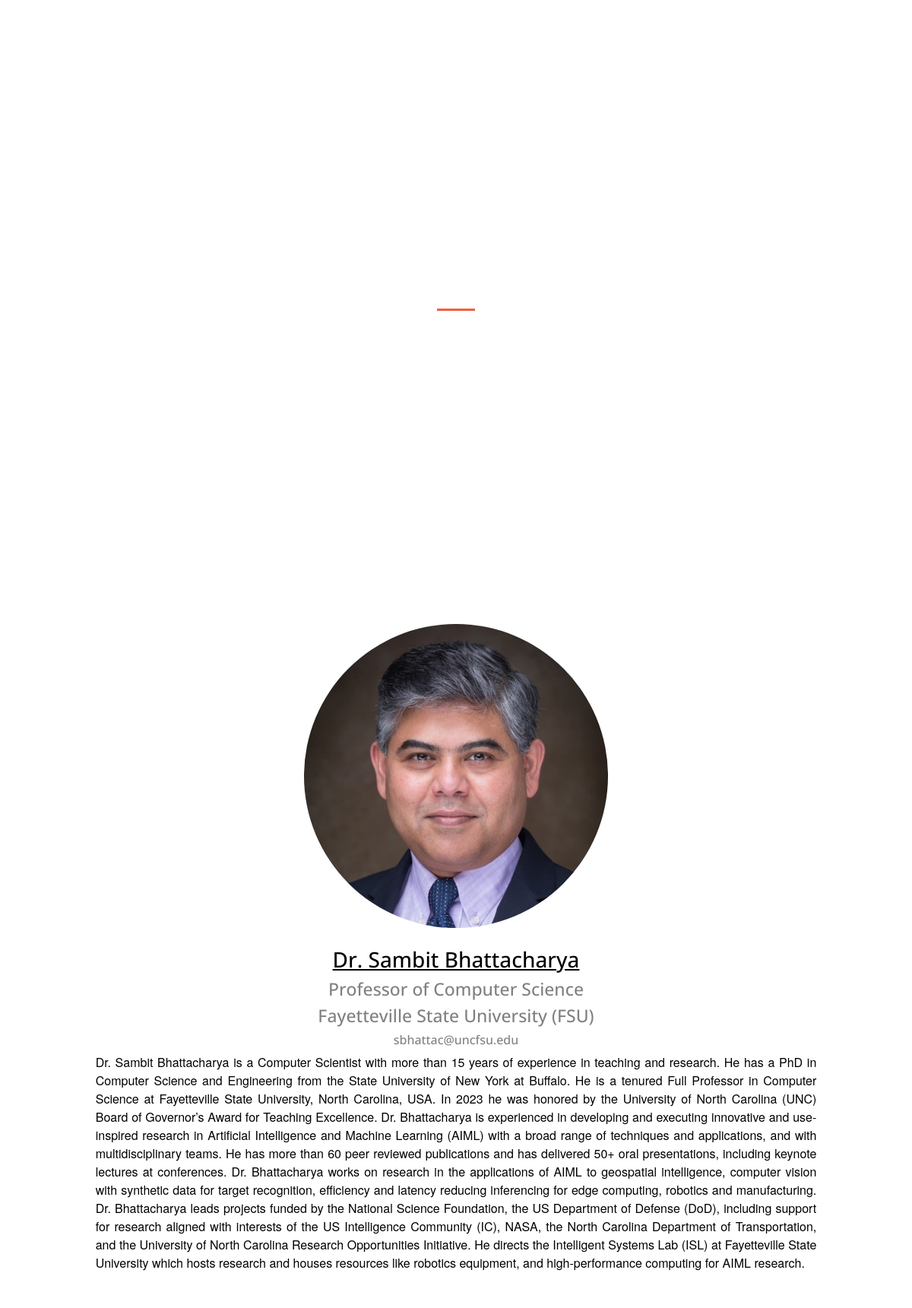
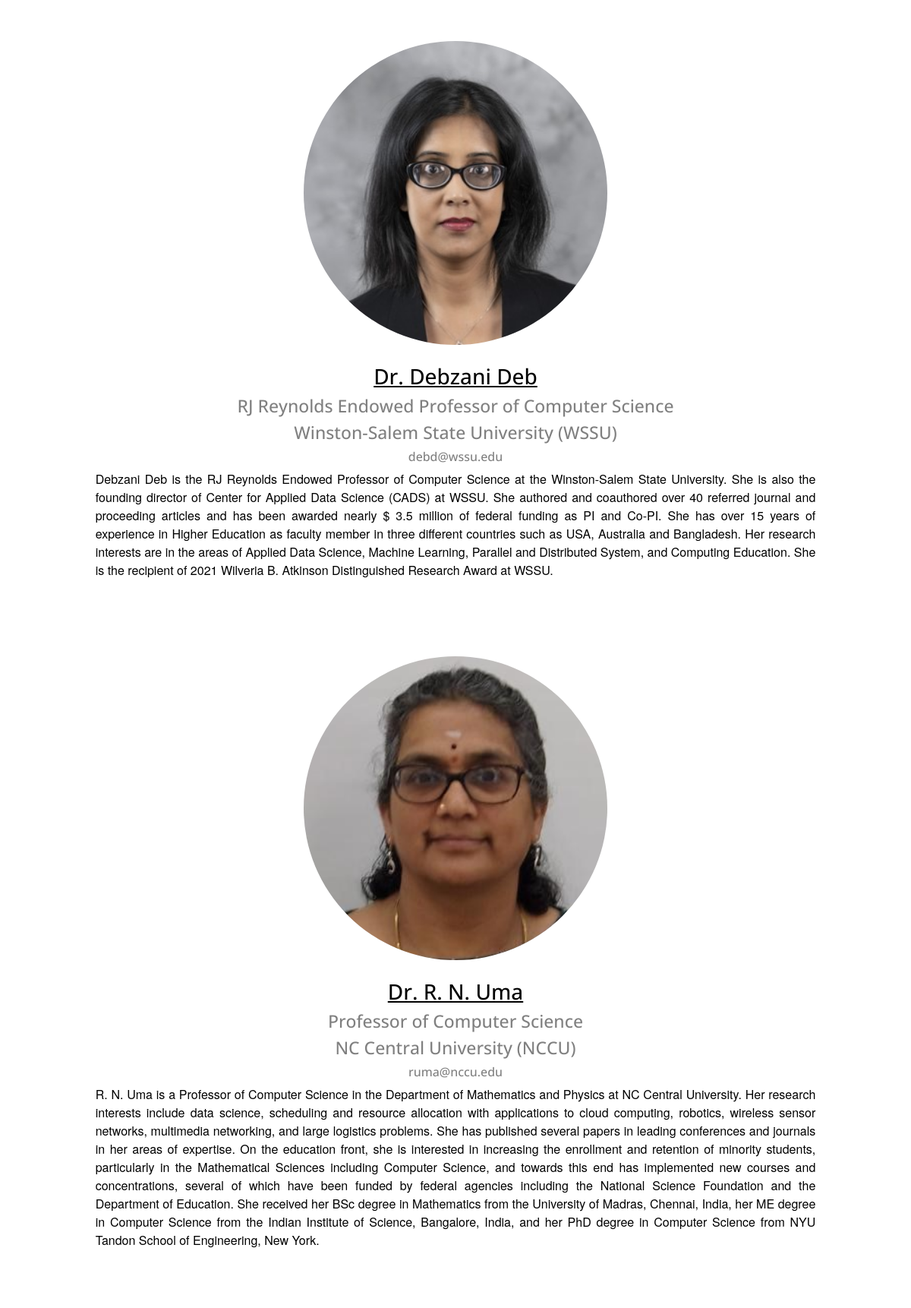
Screenshot of /faculty (upper part) with the database file from the repository (2 pictures, top to bottom).
### tables this page shows
CREATE TABLE "faculty" (
	"FID"	INTEGER NOT NULL UNIQUE,
	"name"	TEXT NOT NULL,
	"title"	TEXT NOT NULL,
	"school"	TEXT NOT NULL,
	"email"	TEXT NOT NULL,
	"bio"	TEXT NOT NULL,
	"image"	TEXT,
	"link"	TEXT,
	PRIMARY KEY("FID" AUTOINCREMENT)
);

### flask_app.py (the view)
@app.route('/faculty')
def faculty():
    faculty = facultyPopulate()
    if user_device_type == "mobile":
        return render_template('faculty.html', faculty=faculty, current_year=current_year, TitleFontSize="65px")
    else:
        return render_template('faculty.html', faculty=faculty, current_year=current_year, TitleFontSize="105px")

### flask_app.py (called while the page is built)
@app.before_request
def get_device_type():
    global user_device_type
    user_agent = request.user_agent.string.lower()
    if "android" in user_agent or "iphone" in user_agent or "ipad" in user_agent:
        user_device_type = "mobile"
    elif "windows" in user_agent or "macos" in user_agent:
        user_device_type = "desktop"
    else:
        user_device_type = "unknown"

### templates/faculty.html (shortened to what this page needs)
<!DOCTYPE html>
<html data-bs-theme="light" lang="en">
<head>
    <link rel="stylesheet" href="{{ url_for('static', filename='bootstrap/css/bootstrap.min.css')}}">
    <link rel="stylesheet" href="{{ url_for('static', filename='fonts/font-awesome.min.css')}}">
    <link rel="stylesheet" href="{{ url_for('static', filename='css/aos.min.css')}}">
    <link rel="stylesheet" href="{{ url_for('static', filename='css/Articles-Cards-images.css')}}css/Articles-Cards-images.css">
    <link rel="stylesheet" href="{{ url_for('static', filename='css/baguetteBox.min.css')}}">
    <link rel="stylesheet" href="{{ url_for('static', filename='css/header_parraga.css')}}css/header_parraga.css">
    <link rel="stylesheet" href="{{ url_for('static', filename='css/Hero-Features-icons.css')}}">
    <link rel="stylesheet" href="{{ url_for('static', filename='css/Pricing-Centered-badges.css')}}">
    <link rel="stylesheet" href="{{ url_for('static', filename='css/Team-Presentation---2-Persons---Social-Media-Icon.css')}}">
</head>
<body style="background: url(&quot;static/images/faculty_background.png&quot;) no-repeat;background-size: cover;">
    <nav class="navbar navbar-expand-lg fixed-top navbar-light" id="mainNav">
        <div class="container"><a class="navbar-brand" href="/">IMPACT</a>
            <ul class="navbar-nav ms-auto">
                <li class="nav-item"><a class="nav-link" href="/"></a></li>
            </ul>
    </nav>
    <section class="py-4 py-xl-5"></section>
    <section class="py-4 py-xl-5" style="margin-bottom: 275px;margin-top: 64px;">
        <div class="container">
            <div class="text-center p-4 p-lg-5" style="margin: auto;">
                <h1 class="fw-bold mb-4" style="color: var(--bs-body-bg);font-size: {{ TitleFontSize }};">Faculty</h1>
                <hr>
            </div>
        </div>
    </section>
    <div>
        <div class="container">
            {{faculty}}
        </div>
    </div>
</body>
</html>

### static/css/header_parraga.css (style rules this page uses)
a { color: black; }

### rows the page displays
faculty: bio (picture), bio "Dr. Sambit Bhattacharya Professor of Computer Science Fayetteville State University (FSU) sbhattac@uncfsu.edu Dr. Sambit Bhattacharya is a Computer Scientist with more than 15 years of experience in teaching and research. He has a PhD in Computer Science and Engineering from the State University of New York at Buffalo. He is a tenured Full Professor in Computer Science at Fayetteville State University, North Carolina, USA. In 2023 he was honored by the University of North Carolina (UNC) Board of Governor’s Award for Teaching Excellence. Dr. Bhattacharya is experienced in developing and executing innovative and use-inspired research in Artificial Intelligence and Machine Learning (AIML) with…"
